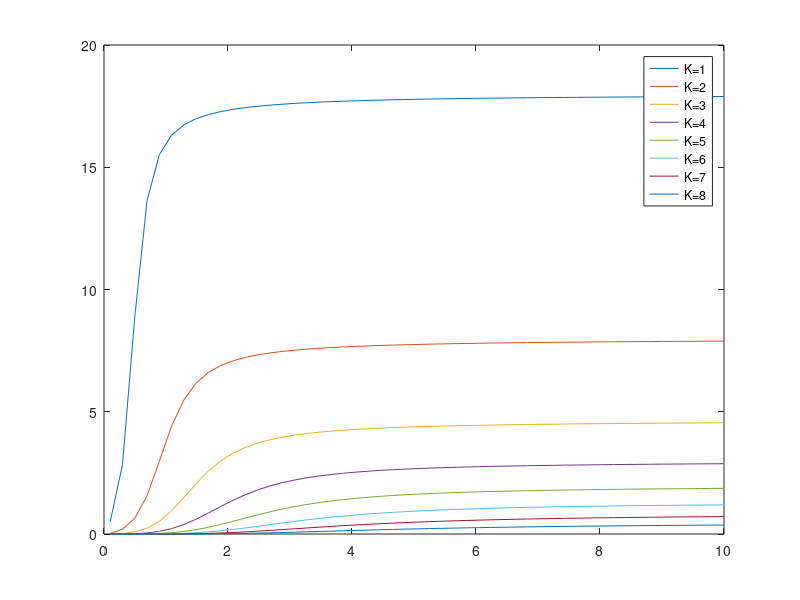

The MATLAB script that drew this image:
clear all;

D = 2;
lmin = 0.1;
lmax = 10;
K =10;

lambda = lmin + (0:50)*(lmax - lmin) /50;
rho = lambda'* ones(1,8) ./ (ones(51,1)* (1:8))*D;

Pn = {};
for i=1:51
    for c=1:8
     r = rho(i,c);
     p0 = (c*r)^c/factorial(c)*(1-r^(K-c+1))/(1-r);
     for k=0:c-1
         p0 = p0 + (c*r)^k/factorial(k);
     end
     p0 = 1/p0;
     p0out(i,c) = p0;
     
     N = 0;
     U = 0;
     
     %Pn{i, c} = [p0];
     for n=0:K
         if n<c
             Pn{i, c}(1, 1+n) = p0 / factorial(n) * (c*r)^n;
         else
             Pn{i, c}(1, 1+n) = p0 * c^c * r^n / factorial(c);
         end
         N = N + n *Pn{i, c}(1, 1+n);   
          if n<c
             U = U +n * Pn{i, c}(1, 1+n);
          else 
             U = U +c * Pn{i, c}(1, 1+n);
         end
     end
     Nout(i,c) = N;
     Uout(i,c) = U/c;
     pKout(i,c) = Pn{i,c}(1,K+1);
     Xout(i,c) = (1-pKout(i,c))*lambda(1,i);
     Rout(i,c) = N / Xout(i,c);
     Thetaout(i,c) = Rout(i,c) -D;
    end
end

%plot(lambda, Nout, "-");
%plot(lambda, Uout, "-");
%plot(lambda, pKout, "-");
%plot(lambda, Xout, "-");
%plot(lambda, Rout, "-");
plot(lambda, Thetaout, "-");
legend("K=1","K=2","K=3","K=4","K=5","K=6","K=7","K=8")